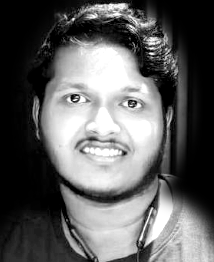
#> input picture bibek-cse/cache/portrait_source.png, 214 x 262 px
$ python binary_portrait.py bibek-cse/cache/portrait_source.png
#> lines starting #> are read from the running program, lines starting #| are printed output that depends on the picture; after the words box and inside, x2 and y2 are one past the last pixel; in counts of white or black regions, pixels touching at a corner belong together
"""
Turn a photo into the card's binary portrait.

Each cell of the grid becomes a single 0 or 1. Brightness only controls how strongly the digit
is drawn, so the face reads like a photo, while the digits themselves (row by row, left to right)
spell out PAYLOAD as 8-bit ASCII, repeated to fill the grid.

Usage:
    pip install opencv-python numpy
    python binary_portrait.py photo.jpg       # writes cache/portrait.json (the photo itself is NOT stored)
    python build_svg.py

Tips: a head-and-shoulders photo, face lit from the front, works best. The background is removed
automatically (GrabCut) only if KEEP_BACKGROUND = False; keep the person roughly centred.
"""
import json
import sys

import cv2
import numpy as np

COLS = 62                      # 62 x 5px = 310px wide, fits the left panel
CROP_X = 0.14                  # trim this fraction of width from each side (removes empty background)
KEEP_BACKGROUND = True         # False = cut the person out (GrabCut) and leave the background blank
LEVELS = 10                    # brightness levels stored per cell (0 = dark, 9 = bright)

PAYLOAD = ("Bibek Das | Research Scholar, CSE, IIT Patna | "
           "image & video watermarking, provenance, deepfake detection, forgery localization, VLMs | "
           "ICPR, ICONIP, IEEE TBIOM | github.com/bibek-cse | kaggle.com/bibekcse | ")


def person_mask(img):
    """GrabCut seeded for a head-and-shoulders shot: head in the centre, shoulders along the bottom."""
    h, w = img.shape[:2]
    mask = np.full((h, w), cv2.GC_PR_BGD, np.uint8)
    cv2.ellipse(mask, (w // 2, int(h * .45)), (int(w * .26), int(h * .30)), 0, 0, 360, cv2.GC_PR_FGD, -1)
    mask[int(h * .72):, int(w * .04):int(w * .96)] = cv2.GC_PR_FGD          # shoulders / shirt
    cv2.ellipse(mask, (w // 2, int(h * .48)), (int(w * .12), int(h * .14)), 0, 0, 360, cv2.GC_FGD, -1)
    mask[:int(h * .08), :] = cv2.GC_BGD                                       # top strip
    mask[:int(h * .55), :int(w * .06)] = cv2.GC_BGD                           # upper side strips
    mask[:int(h * .55), int(w * .94):] = cv2.GC_BGD
    bgm, fgm = np.zeros((1, 65)), np.zeros((1, 65))
    cv2.grabCut(img, mask, None, bgm, fgm, 10, cv2.GC_INIT_WITH_MASK)
    body = (mask == 1) | (mask == 3)
    # second pass with a plain rectangle catches dark hair that the seeded pass can miss
    rmask = np.zeros((h, w), np.uint8)
    cv2.grabCut(img, rmask, (int(w * .05), 2, int(w * .9), h - 2), np.zeros((1, 65)), np.zeros((1, 65)), 8,
                cv2.GC_INIT_WITH_RECT)
    head = ((rmask == 1) | (rmask == 3))
    head[int(h * .7):] = False
    m = (body | head).astype(np.float32)
    m = cv2.morphologyEx(m, cv2.MORPH_CLOSE, np.ones((9, 9), np.uint8))
    return cv2.GaussianBlur(m, (7, 7), 0)


def face_box(img):
    """Largest face via OpenCV's Haar cascade; falls back to a centred head-shot guess."""
    h, w = img.shape[:2]
    try:
        cascade = cv2.CascadeClassifier(cv2.data.haarcascades + "haarcascade_frontalface_default.xml")
        faces = cascade.detectMultiScale(cv2.cvtColor(img, cv2.COLOR_BGR2GRAY), 1.1, 5, minSize=(40, 40))
        if len(faces):
            return max(faces, key=lambda f: f[2] * f[3]).tolist()
    except (cv2.error, AttributeError):
        pass
    # fallback: largest skin-coloured blob in the upper part of the frame
    ycc = cv2.cvtColor(img, cv2.COLOR_BGR2YCrCb)
    skin = cv2.inRange(ycc, (40, 135, 85), (255, 180, 135))
    skin[int(h * .8):] = 0
    skin = cv2.morphologyEx(skin, cv2.MORPH_OPEN, np.ones((5, 5), np.uint8))
    n, _, stats, _ = cv2.connectedComponentsWithStats(skin)
    if n > 1:
        x, y, bw, bh, _ = stats[1:][stats[1:, 4].argmax()]
        return [int(x), int(y), int(bw), int(bh)]
    return [int(w * .19), int(h * .17), int(w * .64), int(h * .52)]


def bits_of(text, n):
    stream = "".join(f"{b:08b}" for b in text.encode("ascii"))
    return (stream * (n // len(stream) + 1))[:n]


def build(path):
#> called with path = 'bibek-cse/cache/portrait_source.png'
    img = cv2.imread(path, cv2.IMREAD_COLOR)
#> img is the input picture: shape (262, 214, 3); min 0, max 255, mean 95.1
    if img is None:
        sys.exit(f"could not read {path}")
    cut = int(img.shape[1] * CROP_X)
#> cut = 29
    img = img[:, cut:img.shape[1] - cut]
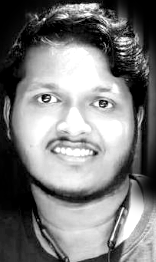
#> img: shape (262, 156, 3); min 0, max 255, mean 123
    h, w = img.shape[:2]
#> h = 262; w = 156
    rows = round(COLS * h / w)
#> rows = 104

    gray = cv2.cvtColor(img, cv2.COLOR_BGR2GRAY)
    gray = cv2.createCLAHE(clipLimit=2.6, tileGridSize=(6, 6)).apply(gray)
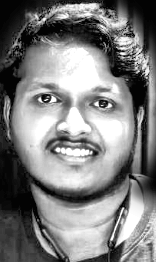
#> gray: shape (262, 156); min 0, max 255, mean 125.8
    lum = cv2.resize(gray, (COLS, rows), interpolation=cv2.INTER_AREA).astype(np.float32) / 255
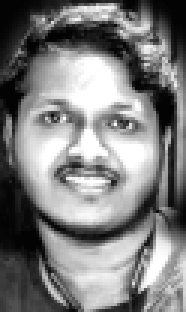
#> lum: shape (104, 62) float32 (shown 3 times larger); min 0.0118, max 1, mean 0.493
    lum = (lum - lum.min()) / max(1e-6, lum.max() - lum.min())
    pm = cv2.resize(person_mask(img), (COLS, rows), interpolation=cv2.INTER_AREA)
#> in person_mask, `cv2.ellipse(mask, (w // 2, int(h * .45)), (int(w * .26), int(h * .30))..`:
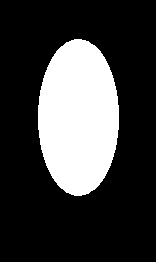
#> mask: shape (262, 156); values 2 (black) and 3 (white), 24.4% white; 1 white region, box (x1, y1, x2, y2) and area: (38, 39, 119, 196) 9987
#> in person_mask, `cv2.ellipse(mask, (w // 2, int(h * .48)), (int(w * .12), int(h * .14))..`:
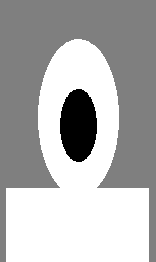
#> mask: shape (262, 156); min 1, max 3, mean 2.39; drawn with min black and max white
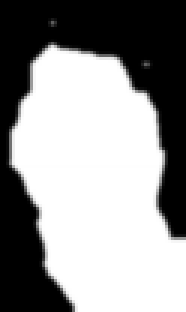
#> pm: shape (104, 62) float32 (shown 3 times larger); min 0, max 1, mean 0.578
    if KEEP_BACKGROUND:
        mask = np.ones_like(pm)
    else:
        mask = pm

    fade = np.clip((rows - 1 - np.arange(rows)) / (rows * .12), 0, 1)[:, None]   # soften the bottom edge
    if not KEEP_BACKGROUND:
        lum = lum * (0.35 + 0.65 * fade)
    if not KEEP_BACKGROUND:
        mask = mask * np.where(fade > 0.05, 1, 0)
    bits = bits_of(PAYLOAD, COLS * rows)
    cells = []
    for r in range(rows):
        line = ""
        for c in range(COLS):
            lvl = min(LEVELS - 1, int(lum[r, c] * LEVELS))
            if mask[r, c] < 0.5:
                line += "."                                     # background removed
            elif KEEP_BACKGROUND and pm[r, c] < 0.5:
                line += "ABCDEFGHIJ"[lvl]                       # background kept (uppercase = not the person)
            else:
                line += "abcdefghij"[lvl]
        cells.append(line)
#> after the loop, cells = 104 items

    face = face_box(img)
#> in face_box, `faces = cascade.detectMultiScale(cv2.cvtColor(img, cv2.COLOR_BGR2GRAY)..`: faces = [[13, 56, 123, 123]]
#> face = [13, 56, 123, 123]
    if face:  # pixels -> cell units
        sx = COLS / w
#> sx = 0.397
        face = [round(v * sx, 1) for v in face]                 # in cell units
#> face = [5.2, 22.3, 48.9, 48.9]

    out = dict(cols=COLS, rows=rows, cells=cells, bits=bits, face=face, payload_len=len(PAYLOAD))
#> out = 6 items
    with open("cache/portrait.json", "w") as f:
        json.dump(out, f)
    print(f"{COLS}x{rows} cells, {COLS * rows} bits, face={face}")
#| 62x104 cells, 6448 bits, face=[5.2, 22.3, 48.9, 48.9]
    for line in cells:                                          # quick terminal preview
        print("".join(" .:-=+*#%@"["abcdefghij".index(ch.lower())] if ch != "." else " " for ch in line))
#> this loop made 104 passes
    print("\nSaved cache/portrait.json — now run: python build_svg.py")


if __name__ == "__main__":
    if len(sys.argv) < 2:
        sys.exit(__doc__)
    build(sys.argv[1])
